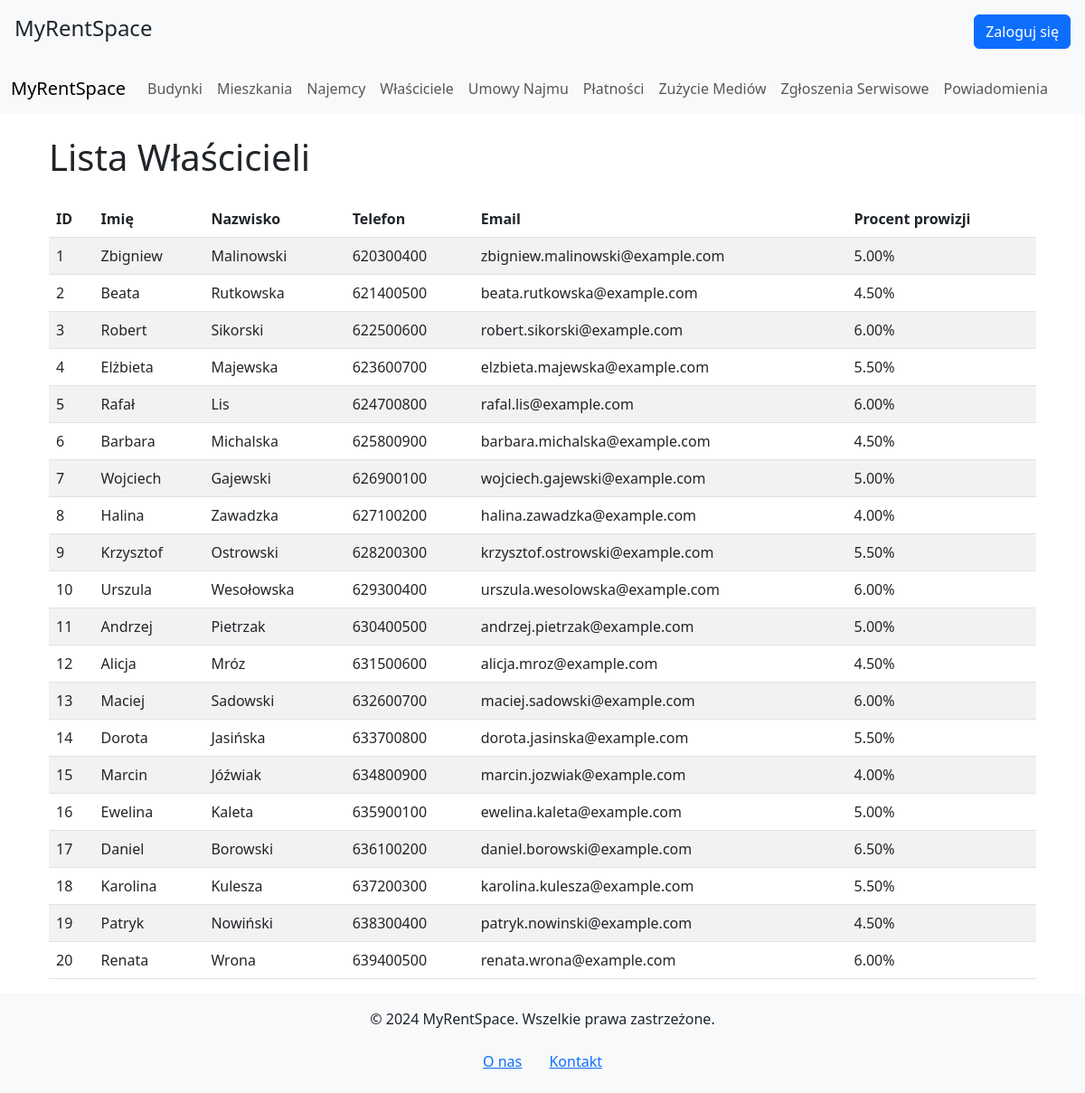
Screenshot of /index.php?view=owners with the database file from the repository.
### tables this page shows
CREATE TABLE `owners` (
  `id` int(11) NOT NULL,
  `first_name` varchar(100) NOT NULL,
  `last_name` varchar(100) NOT NULL,
  `phone` varchar(15) NOT NULL,
  `email` varchar(255) NOT NULL,
  `commission_rate` decimal(5,2) NOT NULL
);

### views/owners.php (the view)
<?php
include 'config/db.php';
$query = "SELECT id, first_name, last_name, phone, email, commission_rate FROM owners";
$result = $conn->query($query);
?>
<div class="container">
    <h1 class="mb-4">Lista Właścicieli</h1>
    <table class="table table-striped">
        <thead>
        <tr>
            <th>ID</th>
            <th>Imię</th>
            <th>Nazwisko</th>
            <th>Telefon</th>
            <th>Email</th>
            <th>Procent prowizji</th>
        </tr>
        </thead>
        <tbody>
        <?php
        if ($result->num_rows > 0) {
            while ($row = $result->fetch_assoc()) {
                echo "<tr>
                            <td>{$row['id']}</td>
                            <td>{$row['first_name']}</td>
                            <td>{$row['last_name']}</td>
                            <td>{$row['phone']}</td>
                            <td>{$row['email']}</td>
                            <td>{$row['commission_rate']}%</td>
                          </tr>";
            }
        } else {
            echo "<tr><td colspan='6' class='text-center'>Brak danych</td></tr>";
        }
        ?>
        </tbody>
    </table>
</div>

### rows the page displays
owners: id "1", first_name "Zbigniew", last_name "Malinowski", phone "620300400", email "zbigniew.malinowski@example.com", commission_rate "5.00"
owners: id "2", first_name "Beata", last_name "Rutkowska", phone "621400500", email "beata.rutkowska@example.com", commission_rate "4.50"
owners: id "3", first_name "Robert", last_name "Sikorski", phone "622500600", email "robert.sikorski@example.com", commission_rate "6.00"
owners: id "4", first_name "Elżbieta", last_name "Majewska", phone "623600700", email "elzbieta.majewska@example.com", commission_rate "5.50"
owners: id "5", first_name "Rafał", last_name "Lis", phone "624700800", email "rafal.lis@example.com", commission_rate "6.00"
owners: id "6", first_name "Barbara", last_name "Michalska", phone "625800900", email "barbara.michalska@example.com", commission_rate "4.50"
owners: id "7", first_name "Wojciech", last_name "Gajewski", phone "626900100", email "wojciech.gajewski@example.com", commission_rate "5.00"
owners: id "8", first_name "Halina", last_name "Zawadzka", phone "627100200", email "halina.zawadzka@example.com", commission_rate "4.00"
owners: id "9", first_name "Krzysztof", last_name "Ostrowski", phone "628200300", email "krzysztof.ostrowski@example.com", commission_rate "5.50"
owners: id "10", first_name "Urszula", last_name "Wesołowska", phone "629300400", email "urszula.wesolowska@example.com", commission_rate "6.00"
owners: id "11", first_name "Andrzej", last_name "Pietrzak", phone "630400500", email "andrzej.pietrzak@example.com", commission_rate "5.00"
owners: id "12", first_name "Alicja", last_name "Mróz", phone "631500600", email "alicja.mroz@example.com", commission_rate "4.50"
owners: id "13", first_name "Maciej", last_name "Sadowski", phone "632600700", email "maciej.sadowski@example.com", commission_rate "6.00"
owners: id "14", first_name "Dorota", last_name "Jasińska", phone "633700800", email "dorota.jasinska@example.com", commission_rate "5.50"
owners: id "15", first_name "Marcin", last_name "Jóźwiak", phone "634800900", email "marcin.jozwiak@example.com", commission_rate "4.00"
owners: id "16", first_name "Ewelina", last_name "Kaleta", phone "635900100", email "ewelina.kaleta@example.com", commission_rate "5.00"
owners: id "17", first_name "Daniel", last_name "Borowski", phone "636100200", email "daniel.borowski@example.com", commission_rate "6.50"
owners: id "18", first_name "Karolina", last_name "Kulesza", phone "637200300", email "karolina.kulesza@example.com", commission_rate "5.50"
owners: id "19", first_name "Patryk", last_name "Nowiński", phone "638300400", email "patryk.nowinski@example.com", commission_rate "4.50"
owners: id "20", first_name "Renata", last_name "Wrona", phone "639400500", email "renata.wrona@example.com", commission_rate "6.00"
